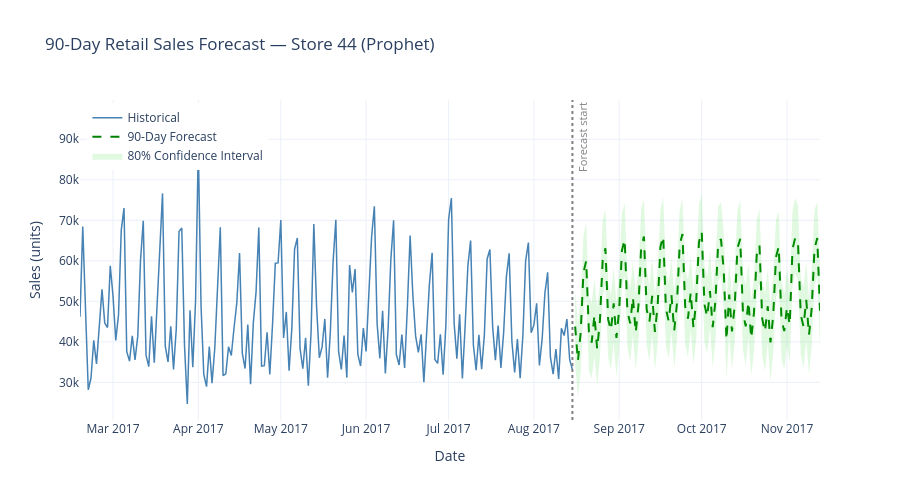

Notebook code for this chart:
### Markdown cell above
### 1.9  90-Day Forward Forecast (Interactive)

The winner model generates a 90-day ahead forecast with confidence bands.  
I've use Prophet here because it degrades more gracefully at 90-day horizons  
(ARIMA confidence intervals widen dramatically beyond 30-60 days).

### Code cell
# Refit Prophet on the FULL dataset (train + test)
df_full = pd.DataFrame({'ds': df.index, 'y': df['sales'].values})

prophet_final = Prophet(
    holidays=ecuador_holidays,
    weekly_seasonality=True,
    yearly_seasonality=True,
    changepoint_prior_scale=0.05,
)
prophet_final.fit(df_full)

# Make 90-day future dataframe
future_90 = prophet_final.make_future_dataframe(periods=90)
fc_90     = prophet_final.predict(future_90)

# Interactive Plotly chart
fig = go.Figure()

# Historical data (last 180 days for context)
fig.add_trace(go.Scatter(
    x=df.index[-180:], y=df['sales'].values[-180:],
    name='Historical', line=dict(color='steelblue', width=1.5),
))

# Forecast line
forecast_only = fc_90[fc_90['ds'] > df.index[-1]]
fig.add_trace(go.Scatter(
    x=forecast_only['ds'], y=forecast_only['yhat'],
    name='90-Day Forecast', line=dict(color='green', width=2, dash='dash'),
))

# Confidence band
fig.add_trace(go.Scatter(
    x=pd.concat([forecast_only['ds'], forecast_only['ds'][::-1]]),
    y=pd.concat([forecast_only['yhat_upper'], forecast_only['yhat_lower'][::-1]]),
    fill='toself', fillcolor='rgba(0,200,0,0.12)',
    line=dict(color='rgba(255,255,255,0)'),
    name='80% Confidence Interval',
))

# Vertical line at forecast start
fig.add_vline(x=str(df.index[-1].date()), line_dash='dot', line_color='grey')
fig.add_annotation(x=str(df.index[-1].date()), y=df['sales'].max(),
                   text='Forecast start', showarrow=False, textangle=-90,
                   xanchor='left', font=dict(size=11, color='grey'))

fig.update_layout(
    title='90-Day Retail Sales Forecast — Store 44 (Prophet)',
    xaxis_title='Date', yaxis_title='Sales (units)',
    legend=dict(yanchor='top', y=0.99, xanchor='left', x=0.01),
    height=500, template='plotly_white'
)
fig.write_html('outputs/09_retail_90day_forecast.html')
fig.show()

### Figure 1 — Plotly figure (JSON) as saved in the notebook; plotly's stock layout.template omitted (floating-point values rounded to 4 significant figures; data arrays with more than 128 entries replaced by an {"elided": "..."} marker saying what was removed)
{"data": [{"line": {"color": "steelblue", "width": 1.5}, "name": "Historical", "type": "scatter", "x": {"elided": "180 str values"}, "y": {"elided": "180 float values"}}, {"line": {"color": "green", "dash": "dash", "width": 2}, "name": "90-Day Forecast", "type": "scatter", "x": ["2017-08-16T00:00:00.000000", "2017-08-17T00:00:00.000000", "2017-08-18T00:00:00.000000", "2017-08-19T00:00:00.000000", "2017-08-20T00:00:00.000000", "2017-08-21T00:00:00.000000", "2017-08-22T00:00:00.000000", "2017-08-23T00:00:00.000000", "2017-08-24T00:00:00.000000", "2017-08-25T00:00:00.000000", "2017-08-26T00:00:00.000000", "2017-08-27T00:00:00.000000", "2017-08-28T00:00:00.000000", "2017-08-29T00:00:00.000000", "2017-08-30T00:00:00.000000", "2017-08-31T00:00:00.000000", "2017-09-01T00:00:00.000000", "2017-09-02T00:00:00.000000", "2017-09-03T00:00:00.000000", "2017-09-04T00:00:00.000000", "2017-09-05T00:00:00.000000", "2017-09-06T00:00:00.000000", "2017-09-07T00:00:00.000000", "2017-09-08T00:00:00.000000", "2017-09-09T00:00:00.000000", "2017-09-10T00:00:00.000000", "2017-09-11T00:00:00.000000", "2017-09-12T00:00:00.000000", "2017-09-13T00:00:00.000000", "2017-09-14T00:00:00.000000", "2017-09-15T00:00:00.000000", "2017-09-16T00:00:00.000000", "2017-09-17T00:00:00.000000", "2017-09-18T00:00:00.000000", "2017-09-19T00:00:00.000000", "2017-09-20T00:00:00.000000", "2017-09-21T00:00:00.000000", "2017-09-22T00:00:00.000000", "2017-09-23T00:00:00.000000", "2017-09-24T00:00:00.000000", "2017-09-25T00:00:00.000000", "2017-09-26T00:00:00.000000", "2017-09-27T00:00:00.000000", "2017-09-28T00:00:00.000000", "2017-09-29T00:00:00.000000", "2017-09-30T00:00:00.000000", "2017-10-01T00:00:00.000000", "2017-10-02T00:00:00.000000", "2017-10-03T00:00:00.000000", "2017-10-04T00:00:00.000000", "2017-10-05T00:00:00.000000", "2017-10-06T00:00:00.000000", "2017-10-07T00:00:00.000000", "2017-10-08T00:00:00.000000", "2017-10-09T00:00:00.000000", "2017-10-10T00:00:00.000000", "2017-10-11T00:00:00.000000", "2017-10-12T00:00:00.000000", "2017-10-13T00:00:00.000000", "2017-10-14T00:00:00.000000", "2017-10-15T00:00:00.000000", "2017-10-16T00:00:00.000000", "2017-10-17T00:00:00.000000", "2017-10-18T00:00:00.000000", "2017-10-19T00:00:00.000000", "2017-10-20T00:00:00.000000", "2017-10-21T00:00:00.000000", "2017-10-22T00:00:00.000000", "2017-10-23T00:00:00.000000", "2017-10-24T00:00:00.000000", "2017-10-25T00:00:00.000000", "2017-10-26T00:00:00.000000", "2017-10-27T00:00:00.000000", "2017-10-28T00:00:00.000000", "2017-10-29T00:00:00.000000", "2017-10-30T00:00:00.000000", "2017-10-31T00:00:00.000000", "2017-11-01T00:00:00.000000", "2017-11-02T00:00:00.000000", "2017-11-03T00:00:00.000000", "2017-11-04T00:00:00.000000", "2017-11-05T00:00:00.000000", "2017-11-06T00:00:00.000000", "2017-11-07T00:00:00.000000", "2017-11-08T00:00:00.000000", "2017-11-09T00:00:00.000000", "2017-11-10T00:00:00.000000", "2017-11-11T00:00:00.000000", "2017-11-12T00:00:00.000000", "2017-11-13T00:00:00.000000"], "y": [43790.0, 35240.0, 42240.0, 57010.0, 60000.0, 42400.0, 39810.0, 46630.0, 38210.0, 45290.0, 60120.0, 63110.0, 45480.0, 42820.0, 49530.0, 40970.0, 47880.0, 62520.0, 65310.0, 47450.0, 44560.0, 51040.0, 42260.0, 48960.0, 63400.0, 66000.0, 47980.0, 44960.0, 51330.0, 42470.0, 49110.0, 63520.0, 66110.0, 48110.0, 45120.0, 51550.0, 42750.0, 49460.0, 63940.0, 66610.0, 48670.0, 45740.0, 52200.0, 43430.0, 50140.0, 64600.0, 67230.0, 49220.0, 46200.0, 52550.0, 43630.0, 50190.0, 64480.0, 65330.0, 57740.0, 40450.0, 51670.0, 42570.0, 48970.0, 63100.0, 65410.0, 47120.0, 43820.0, 49940.0, 40830.0, 47240.0, 61430.0, 63830.0, 45650.0, 42500.0, 48790.0, 39870.0, 46500.0, 60910.0, 63530.0, 45570.0, 42650.0, 48560.0, 44160.0, 62850.0, 65710.0, 64540.0, 46680.0, 43820.0, 50360.0, 41640.0, 48420.0, 62940.0, 65630.0, 47680.0]}, {"fill": "toself", "fillcolor": "rgba(0,200,0,0.12)", "line": {"color": "rgba(255,255,255,0)"}, "name": "80% Confidence Interval", "type": "scatter", "x": {"elided": "180 str values"}, "y": {"elided": "180 float values"}}], "layout": {"annotations": [{"font": {"color": "grey", "size": 11}, "showarrow": false, "text": "Forecast start", "textangle": -90, "x": "2017-08-15", "xanchor": "left", "y": 90560.0}], "height": 500, "legend": {"x": 0.01, "xanchor": "left", "y": 0.99, "yanchor": "top"}, "shapes": [{"line": {"color": "grey", "dash": "dot"}, "type": "line", "x0": "2017-08-15", "x1": "2017-08-15", "xref": "x", "y0": 0, "y1": 1, "yref": "y domain"}], "title": {"text": "90-Day Retail Sales Forecast — Store 44 (Prophet)"}, "xaxis": {"title": {"text": "Date"}}, "yaxis": {"title": {"text": "Sales (units)"}}}}
